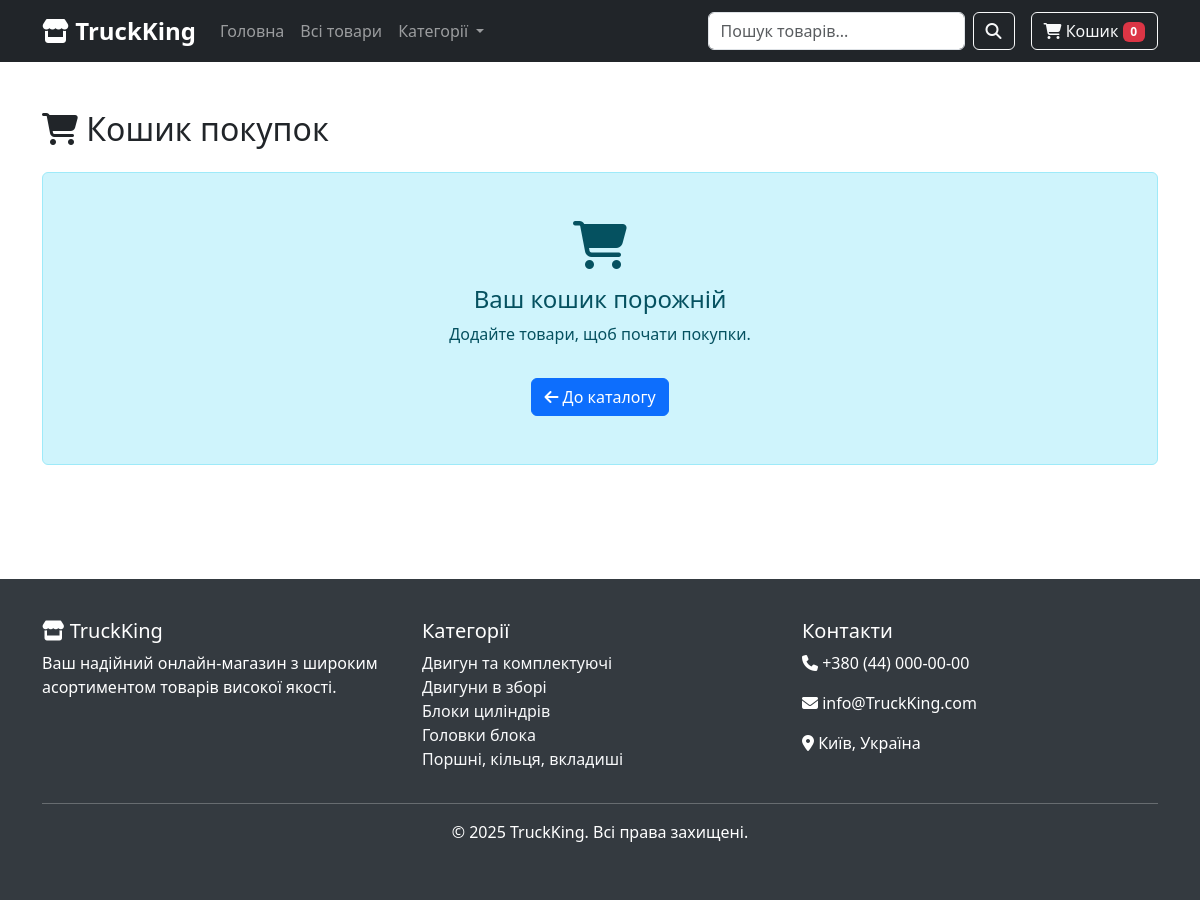
The page /cart on the database its author committed.
### tables this page shows
CREATE TABLE categories (
                id INTEGER PRIMARY KEY AUTOINCREMENT,
                name TEXT NOT NULL UNIQUE,
                slug TEXT UNIQUE NOT NULL,
                parent_slug TEXT,
                description TEXT
            );

### app.py (the view)
@app.route("/cart")
def cart():
    session_id = get_session_id()
    cart_items = db.get_cart_items(session_id)
    cart_total = db.get_cart_total(session_id)
    return render_template("cart.html",
                           cart_items=cart_items,
                           cart_total=cart_total)

### app.py (called while the page is built)
def get_session_id():
    if 'session_id' not in session:
        session['session_id'] = str(uuid.uuid4())
    return session['session_id']

@app.context_processor
def inject_categories():
    return dict(categories=db.get_all_categories())

@app.context_processor
def inject_cart_count():
    session_id = get_session_id()
    cart_count = db.get_cart_count(session_id)
    return dict(cart_count=cart_count)

### data_module.py (called while the page is built)
def connect():
    return sqlite3.connect(DB_NAME)

def get_all_categories():
    with connect() as conn:
        cur = conn.cursor()
        cur.execute('SELECT * FROM categories')
        return cur.fetchall()

def get_cart_count(session_id):
    with connect() as conn:
        cur = conn.cursor()
        cur.execute('SELECT SUM(quantity) FROM cart WHERE session_id = ?', (session_id,))
        result = cur.fetchone()
        return result[0] if result[0] else 0

def get_cart_total(session_id):
    with connect() as conn:
        cur = conn.cursor()
        cur.execute('''
            SELECT SUM(c.quantity * p.price)
            FROM cart c
            JOIN products p ON c.product_id = p.id
            WHERE c.session_id = ?
        ''', (session_id,))
        result = cur.fetchone()
        return result[0] if result[0] else 0

### templates/cart.html (shortened to what this page needs)
{% extends "base.html" %}
{% block content %}
<div class="container py-5">
    <h2 class="mb-4"><i class="fas fa-shopping-cart"></i> Кошик покупок</h2>
    {% if cart_items and cart_items|length > 0 %}
    <div class="table-responsive">
        <table class="table align-middle table-bordered bg-white shadow-sm">
            <thead class="table-light">
                <tr>
                    <th>Товар</th>
                    <th>Кількість</th>
                    <th>Ціна за одиницю</th>
                    <th>Сума</th>
                    <th></th>
                </tr>
            </thead>
            <tbody>
                {% for item in cart_items %}
                <tr>
                    <td>
                        <div class="d-flex align-items-center">
                            <img src="{{ item.image_url or url_for('static', filename='images/products/default.png') }}" alt="{{ item.name }}" class="rounded me-2" style="width:60px;height:60px;object-fit:cover;">
                            <div>
                                <div class="fw-bold">{{ item.name }}</div>
                                <div class="text-muted small">Код: {{ item.id }}</div>
                            </div>
                        </div>
                    </td>
                    <td>
                        <div class="d-flex align-items-center">
                            <input type="number" class="form-control form-control-sm w-50 me-2 cart-qty-input" data-product-id="{{ item.id }}" value="{{ item.quantity }}" min="1">
                            <button class="btn btn-outline-primary btn-sm update-cart-btn" data-product-id="{{ item.id }}"><i class="fas fa-sync"></i></button>
                        </div>
                    </td>
                    <td class="price-tag">{{ item.price }} грн</td>
                    <td class="fw-bold">{{ item.total_price }} грн</td>
                    <td>
                        <button class="btn btn-danger btn-sm remove-cart-btn" data-product-id="{{ item.id }}"><i class="fas fa-trash"></i></button>
                    </td>
                </tr>
                {% endfor %}
            </tbody>
        </table>
    </div>
    <div class="d-flex justify-content-between align-items-center mt-4">
        <div class="fs-5">Загальна сума: <span class="fw-bold">{{ cart_total }} грн</span></div>
        <a href="{{ url_for('checkout') }}" class="btn btn-success btn-lg"><i class="fas fa-credit-card"></i> Оформити замовлення</a>
    </div>
    {% else %}
    <div class="alert alert-info text-center py-5">
        <i class="fas fa-shopping-cart fa-3x mb-3"></i>
        <h4>Ваш кошик порожній</h4>
        <p>Додайте товари, щоб почати покупки.</p>
        <a href="{{ url_for('products') }}" class="btn btn-primary mt-3"><i class="fas fa-arrow-left"></i> До каталогу</a>
    </div>
    {% endif %}
</div>
{% endblock %}

### templates/base.html (shortened to what this page needs)
<!DOCTYPE html>
<html lang="uk">
<head>
    <link href="https://cdnjs.cloudflare.com/ajax/libs/bootstrap/5.3.0/css/bootstrap.min.css" rel="stylesheet">
    <link href="https://cdnjs.cloudflare.com/ajax/libs/font-awesome/6.4.0/css/all.min.css" rel="stylesheet">
</head>
<body>
    <nav class="navbar navbar-expand-lg navbar-dark bg-dark sticky-top">
        <div class="container">
            <a class="navbar-brand" href="{{ url_for('mainlink') }}">
                <i class="fas fa-store"></i> TruckKing
            </a>
            <div class="collapse navbar-collapse" id="navbarNav">
                <ul class="navbar-nav me-auto">
                    <li class="nav-item">
                        <a class="nav-link" href="{{ url_for('mainlink') }}">Головна</a>
                    </li>
                    <li class="nav-item">
                        <a class="nav-link" href="{{ url_for('products') }}">Всі товари</a>
                    </li>
                    <li class="nav-item dropdown">
                        <a class="nav-link dropdown-toggle" href="{{ url_for('products_tree') }}" role="button" data-bs-toggle="dropdown">
                            Категорії
                        </a>
                    </li>
                </ul>
                <form class="d-flex me-3" method="GET" action="{{ url_for('search') }}">
                    <input class="form-control me-2" type="search" name="q" placeholder="Пошук товарів..." aria-label="Search">
                    <button class="btn btn-outline-light" type="submit">
                        <i class="fas fa-search"></i>
                    </button>
                </form>
                <div class="d-flex">
                    <a href="{{ url_for('cart') }}" class="btn btn-outline-light">
                        <i class="fas fa-shopping-cart"></i> Кошик <span class="badge bg-danger">0</span>
                    </a>
                </div>
            </div>
        </div>
    </nav>
    <main>
        {% block content %}{% endblock %}
    </main>
    <footer class="footer">
        <div class="container">
            <div class="row">
                <div class="col-md-4">
                    <h5><i class="fas fa-store"></i> TruckKing</h5>
                    <p>Ваш надійний онлайн-магазин з широким асортиментом товарів високої якості.</p>
                </div>
                <div class="col-md-4">
                    <h5>Категорії</h5>
                    <ul class="list-unstyled">
                        {% if categories %}
                            {% for category in categories[:5] %}
                            <li><a href="{{ url_for('category_products_slug', slug=category[2]) }}" class="text-light text-decoration-none">{{ category[1] }}</a></li>
                            {% endfor %}
                        {% endif %}
                    </ul>
                </div>
                <div class="col-md-4">
                    <h5>Контакти</h5>
                    <p><i class="fas fa-phone"></i> +380 (44) 000-00-00</p>
                    <p><i class="fas fa-envelope"></i> info@TruckKing.com</p>
                    <p><i class="fas fa-map-marker-alt"></i> Київ, Україна</p>
                </div>
            </div>
            <hr>
            <div class="text-center">
                <p>&copy; 2025 TruckKing. Всі права захищені.</p>
            </div>
        </div>
    </footer>
</body>
</html>

### templates/base.html (style rules this page uses)
.navbar-brand { font-weight: bold; font-size: 1.5rem; }
.footer { background: #343a40; color: white; padding: 40px 0; margin-top: 50px; }

### rows shown on the page
categories: name "Двигун та комплектуючі"
categories: name "Двигуни в зборі"
categories: name "Блоки циліндрів"
categories: name "Головки блока"
categories: name "Поршні, кільця, вкладиші"
